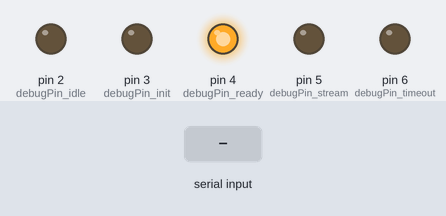
Recording of a sketch running on a simulated Arduino Uno, built with avr-gcc and run on an emulated ATmega328P. Shown: output pins drawn as LEDs (lit = HIGH). Inputs (shaded band) come from the test bench. What the sketch prints to the serial monitor is not drawn.

Above: at 1.2 s.
1.3 s: byte 83 (SIG_PC) received over Serial
Timing chart, 0 to 4.3 s (numbered marks = the images above; inputs shaded):
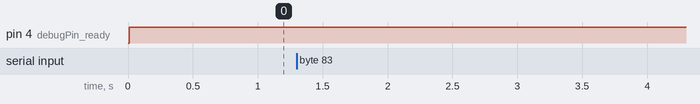

The sketch:

joint_controller.ino
```cpp
// For EE543 project, the amount of joints is 4
/*This version of firmware is for the arduino that will reset when the serial port is connected*/
#define JOINT_NUM 4

// Define communication protocal
#define INIT_UNO 'I'
#define ACK_UNO 'A'
#define SIG_PC 'S'
char dump;

// Define state machine for serial communication
enum serial_states{IDLE, INIT, READY, STREAM, TIMEOUT};
enum serial_states serial_state;
// Define flag for event
bool PC_signal_flag = false;
bool serial_timeout_flag = false;

// Debug pin
// hook on the oscilloscope to confirm the frequency
const int debugPin_idle = 2;
const int debugPin_init = 3;
const int debugPin_ready = 4;
const int debugPin_stream = 5;
const int debugPin_timeout = 6;

void debug_pin_init()
{
  // set the digital pin as output:
  pinMode(debugPin_idle, OUTPUT);
  pinMode(debugPin_init, OUTPUT);
  pinMode(debugPin_ready, OUTPUT);
  pinMode(debugPin_stream, OUTPUT);
  pinMode(debugPin_timeout, OUTPUT);
  digitalWrite(debugPin_idle, 0);
  digitalWrite(debugPin_init, 0);
  digitalWrite(debugPin_ready, 0);
  digitalWrite(debugPin_stream, 0);
  digitalWrite(debugPin_timeout, 0);
}

void debug_pin_state()
{

  switch(serial_state)
  {
    case IDLE:
      digitalWrite(debugPin_idle, 1);
      digitalWrite(debugPin_init, 0);
      digitalWrite(debugPin_ready, 0);
      digitalWrite(debugPin_stream, 0);
      break;

    case INIT:
      digitalWrite(debugPin_idle, 0);
      digitalWrite(debugPin_init, 1);
      digitalWrite(debugPin_ready, 0);
      digitalWrite(debugPin_stream, 0);
      break;

    case READY:
      digitalWrite(debugPin_idle, 0);
      digitalWrite(debugPin_init, 0);
      digitalWrite(debugPin_ready, 1);
      digitalWrite(debugPin_stream, 0);
      break;

    case STREAM:
      digitalWrite(debugPin_idle, 0);
      digitalWrite(debugPin_init, 0);
      digitalWrite(debugPin_ready, 0);
      digitalWrite(debugPin_stream, 1);
      break;
  }
}

//include necessary library
// #include <wire.h>
#include <Adafruit_PWMServoDriver.h>

//create servo board object
// called this way, it uses the default address 0x40
Adafruit_PWMServoDriver pwm = Adafruit_PWMServoDriver();

//servo setting parameters
// Depending on your servo make, the pulse width min and max may vary, you
// want these to be as small/large as possible without hitting the hard stop
// for max range. You'll have to tweak them as necessary to match the servos you
// have!
#define SERVOMIN  70 //-90 for mg996R// This is the 'minimum' pulse length count (out of 4096)
#define SERVOMAX  440 //+90 for mg996R// This is the 'maximum' pulse length count (out of 4096)
// #define USMIN  600 // This is the rounded 'minimum' microsecond length based on the minimum pulse of 150
// #define USMAX  2400 // This is the rounded 'maximum' microsecond length based on the maximum pulse of 600
// #define USMIN  150
// #define USMAX  600
#define SERVO_FREQ 50 // Analog servos run at ~50 Hz updates

// our servo # counter
// uint8_t servonum = 0;

//data array that store the Joint pose
uint16_t joint_poses[JOINT_NUM];
unsigned char buff[JOINT_NUM*2]; //raw data receive from serial port

void timer_setup(){
  cli();                      //stop interrupts for till we make the settings
  /*1. First we reset the control register to amke sure we start with everything disabled.*/
  TCCR1A = 0;                 // Reset entire TCCR1A to 0
  TCCR1B = 0;                 // Reset entire TCCR1B to 0

  /*2. We set the prescalar to the desired value by changing the CS10 CS12 and CS12 bits. */
  TCCR1B |= B00000100;        //Set CS12 to 1 so we get prescalar 256

  // /*3. We enable compare match mode on register A*/
  // TIMSK1 |= B00000010;        //Set OCIE1A to 1 so we enable compare match A

  /*4. Set the value of register A to 31250*/
  OCR1A = 31250;             //Finally we set compare register A to this value

  sei();                     //enable the intrrupt, so that the serial port can receive message
}
void timer_int_en(){
  TIMSK1 |= B00000010;        //Set OCIE1A to 1 so we enable compare match A
}
void timer_int_dis(){
  TIMSK1 &= B11111101;        //Reset OCIE1A to 1 so we disable compare match A
}
void timer_reset(){
  //reset counter
  TCNT1 &= 0; // clear the counter value
}
void timer_en(){
  //re-enable timer
  TCCR1B |= B00000100; //set the prescale to 256
}
void timer_dis(){
  //disable timer
  TCCR1B = 0; // disconnect the counter from clock source
}

void setup() {
  // put your setup code here, to run once:
  //configure the serial port to communicate with PC
  Serial.begin(115200);
  // Serial.print("Controller begin");
  // Serial.println();

  //set the state machine to INIT
  serial_state = IDLE;

  // set the digital pin as output:
  debug_pin_init();

  //configure timer
  timer_setup();

  //configure the PCA9865 serboard
  pwm.begin();
  /*
   * In theory the internal oscillator (clock) is 25MHz but it really isn't
   * that precise. You can 'calibrate' this by tweaking this number until
   * you get the PWM update frequency you're expecting!
   * The int.osc. for the PCA9685 chip is a range between about 23-27MHz and
   * is used for calculating things like writeMicroseconds()
   * Analog servos run at ~50 Hz updates, It is importaint to use an
   * oscilloscope in setting the int.osc frequency for the I2C PCA9685 chip.
   * 1) Attach the oscilloscope to one of the PWM signal pins and ground on
   *    the I2C PCA9685 chip you are setting the value for.
   * 2) Adjust setOscillatorFrequency() until the PWM update frequency is the
   *    expected value (50Hz for most ESCs)
   * Setting the value here is specific to each individual I2C PCA9685 chip and
   * affects the calculations for the PWM update frequency.
   * Failure to correctly set the int.osc value will cause unexpected PWM results
   */
  pwm.setOscillatorFrequency(27000000);
  pwm.setPWMFreq(SERVO_FREQ);  // Analog servos run at ~50 Hz updates

  delay(10);
}

void loop() {
  debug_pin_state();
  //state transition
  switch(serial_state)
  {
    case IDLE:
      //transition the state to init state
      serial_state = INIT;
      break;
    case INIT:
      serial_state = READY;
      break;
    case READY:
      //if receive signal from PC, send state to Stream
      if(PC_signal_flag)
      {
        serial_state = STREAM;
        //reset signal flag
        PC_signal_flag = false;
      }
      else
      {
        //stay in the same state otherwise
        serial_state = READY;
      }
      break;
    case STREAM:
      // if the time out flag is true, send state to TIMEOUT
      if(serial_timeout_flag)
      {
        serial_state = TIMEOUT;
        //reset timeout flag
        serial_timeout_flag = false;
      }
      else
      {
        //stay at the same state
        serial_state = STREAM;
      }
      break;
    case TIMEOUT:
      // send the state back to idle
      serial_state = IDLE;
      break;
  }
  //state behavior
  switch(serial_state)
  {
    case IDLE:
      // do nothing
      break;
    case INIT:
      // Serial.print("INIT");
      // Serial.println();
      // clear the RX buffer
      while(Serial.available()>0){
        // read the port until it's empty
        dump = Serial.read();
      }
      //flush the output buffer
      Serial.flush();
      // disable the timer
      timer_dis();
      // reset the timer counter
      timer_reset();

      //sent out init signal
      Serial.write(INIT_UNO);

      break;
    case READY:
      // Serial.print("READY");
      // Serial.println();
      // polling for the signal byte
      if (Serial.available())
      {
        if(Serial.read() == SIG_PC)
        {
          // set the signal flag
          PC_signal_flag = true;
          // send out acknowledge byte when receive the signal
          Serial.print(ACK_UNO);
          // enable timer interrupt
          // timer_int_en();
          // enable timer
          // timer_en();
        }
      }

      break;
    case STREAM:
      // Serial.print("STREAM");
      // Serial.println();
      // receive 8 bytes at a time
      // PC will send joint pose command at 50 Hz
      // data format: each joint position is a uint16, will be sent in two bytes,
      // format will be JP1_H,JP1_L...., unit: length count(I don't want arduino to handle floating point number)

      while(Serial.available() < (JOINT_NUM+1)*2) //"+1" here means the gripper command
      {
        //wait
      }
      Serial.readBytes(buff, (JOINT_NUM+1)*2);
      // digitalWrite(debugPin_read_serial, 0);
      // update servo command
      // digitalWrite(debugPin_update_servo, 1);

      //start compose the joint pose from the receive data
      for(int i = 0; i < (JOINT_NUM+1); i++)
      {
        joint_poses[i] = ((((uint16_t)(buff[2*i])) << 8u) | (uint16_t)(buff[2*i+1]));
        // Serial.print(joint_poses[i]);
      }
      //update the servo command
      for(int i = 0; i < (JOINT_NUM+1); i++)
      {

        pwm.setPWM(i, 0, joint_poses[i]);
        // pwm.setPWM(i, 0, 598);
      }
      // digitalWrite(debugPin_update_servo, 0);
      //make sure the input buffer is cleared
      while(Serial.available()>0){
        // read the port until it's empty
        dump = Serial.read();
      }
      // send out acknowledge byte
      Serial.print(ACK_UNO);
      break;
    case TIMEOUT:
      // Serial.print("TIMEOUT");
      // Serial.println();
      // disable timer interrupt
      timer_int_dis();
      break;
  }

}

//With the settings above, this IRS will trigger each 500ms.
ISR(TIMER1_COMPA_vect){
  TCNT1  = 0;                  //First, set the timer back to 0 so it resets for next interrupt
  //set the timeout flag
  digitalWrite(debugPin_timeout, 1);
  serial_timeout_flag = true;
}
```

Measured:
- after the input at 1.3 s, every drawn part: stays the same
